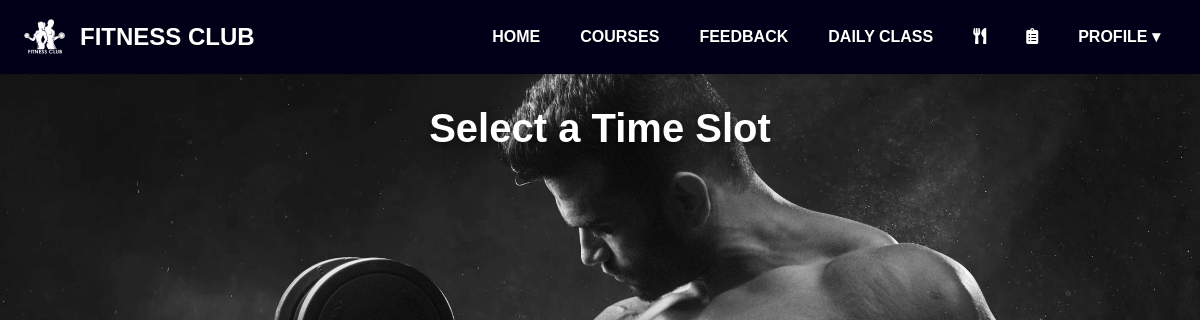
The app's page /timeslots/3/ (signed in), older data.
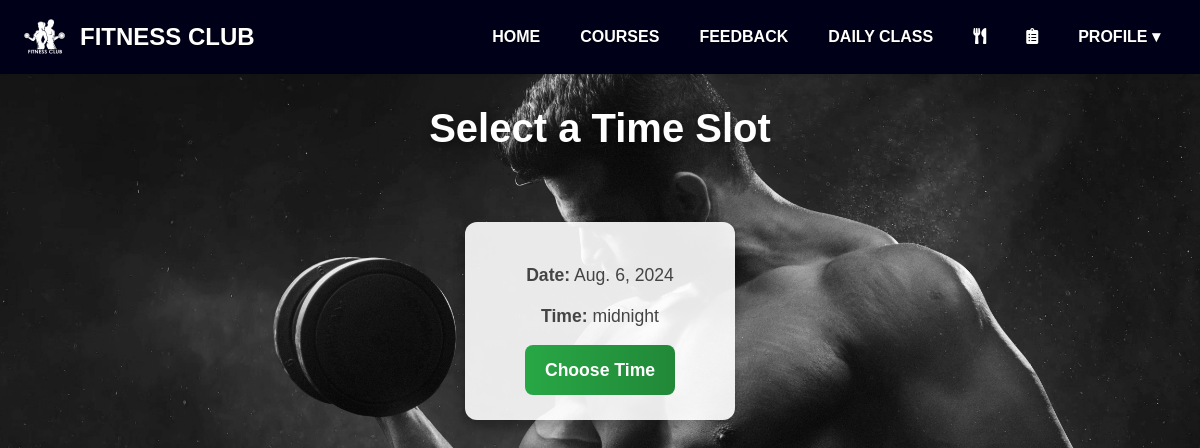
The same page, newer data.
### gymapp/models.py (models this page shows, shortened)
class TimeSlot(models.Model):
    trainer = models.ForeignKey(Trainer, on_delete=models.CASCADE)
    date = models.DateField()
    time = models.TimeField()
    is_available = models.BooleanField(default=True)

### gymapp/views.py (the view)
# urls.py: path('timeslots/<int:trainer_id>/', views.timeslot_list, name='timeslot_list'),
def timeslot_list(request, trainer_id):
    timeslots = TimeSlot.objects.filter(trainer_id=trainer_id, is_available=True)
    request.session['trainer_id'] = trainer_id
    return render(request, 'timeslot_list.html', {'timeslots': timeslots})

### gymapp/templates/timeslot_list.html (shortened to what this page needs)
{% extends 'base.html' %}
{% load static %}
{% block content %}
    <h2>Select a Time Slot</h2>
    <div class="timeslot-container">
        {% for timeslot in timeslots %}
        <div class="timeslot-card">
            <p><strong>Date:</strong> {{ timeslot.date }}</p>
            <p><strong>Time:</strong> {{ timeslot.time }}</p>
            <a href="{% url 'payment' timeslot.id %}">Choose Time</a>
        </div>
        {% endfor %}
    </div>
{% endblock %}

Row changes from the older to the newer data that the page shows:
added TimeSlot: date "Aug. 6, 2024", time "midnight"
